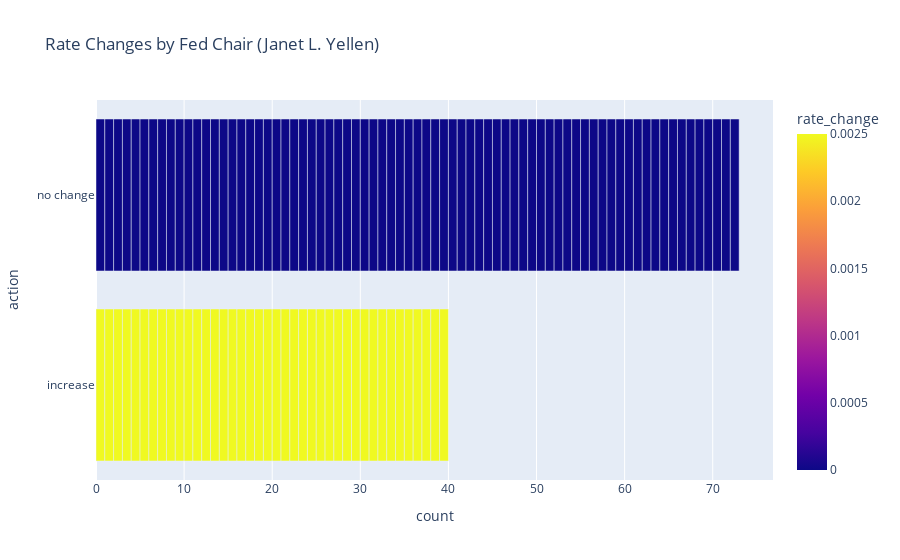

This figure's notebook cell:
### Code cell
fig = px.bar(yellen_df, y="action", color='rate_change', orientation='h',
             hover_data=["action", "rate_change"],
             height=400,
             title='Rate Changes by Fed Chair (Janet L. Yellen)')
fig.show()

### Figure 1 — Plotly figure (JSON) as saved in the notebook; plotly's stock layout.template omitted (floating-point values rounded to 4 significant figures)
{"data": [{"alignmentgroup": "True", "customdata": [[0.0025], [0.0025], [0.0025], [0.0025], [0.0025], [0.0025], [0.0025], [0.0025], [0.0025], [0.0025], [0.0025], [0.0025], [0.0025], [0], [0], [0], [0], [0], [0], [0], [0], [0], [0], [0], [0], [0], [0], [0], [0], [0], [0], [0], [0], [0], [0], [0], [0], [0], [0], [0], [0], [0], [0], [0], [0], [0], [0.0025], [0.0025], [0.0025], [0.0025], [0.0025], [0.0025], [0.0025], [0.0025], [0.0025], [0.0025], [0], [0], [0], [0], [0], [0], [0.0025], [0.0025], [0.0025], [0.0025], [0.0025], [0.0025], [0], [0], [0], [0], [0], [0], [0], [0], [0], [0.0025], [0.0025], [0.0025], [0.0025], [0.0025], [0], [0], [0], [0], [0], [0], [0], [0], [0], [0], [0], [0], [0], [0], [0], [0], [0], [0], [0], [0], [0], [0], [0], [0], [0.0025], [0.0025], [0.0025], [0.0025], [0.0025], [0.0025], [0]], "hovertemplate": "count=%{x}<br>action=%{y}<br>rate_change=%{marker.color}<extra></extra>", "legendgroup": "", "marker": {"color": [0.0025, 0.0025, 0.0025, 0.0025, 0.0025, 0.0025, 0.0025, 0.0025, 0.0025, 0.0025, 0.0025, 0.0025, 0.0025, 0, 0, 0, 0, 0, 0, 0, 0, 0, 0, 0, 0, 0, 0, 0, 0, 0, 0, 0, 0, 0, 0, 0, 0, 0, 0, 0, 0, 0, 0, 0, 0, 0, 0.0025, 0.0025, 0.0025, 0.0025, 0.0025, 0.0025, 0.0025, 0.0025, 0.0025, 0.0025, 0, 0, 0, 0, 0, 0, 0.0025, 0.0025, 0.0025, 0.0025, 0.0025, 0.0025, 0, 0, 0, 0, 0, 0, 0, 0, 0, 0.0025, 0.0025, 0.0025, 0.0025, 0.0025, 0, 0, 0, 0, 0, 0, 0, 0, 0, 0, 0, 0, 0, 0, 0, 0, 0, 0, 0, 0, 0, 0, 0, 0, 0.0025, 0.0025, 0.0025, 0.0025, 0.0025, 0.0025, 0], "coloraxis": "coloraxis", "pattern": {"shape": ""}}, "name": "", "offsetgroup": "", "orientation": "h", "showlegend": false, "textposition": "auto", "type": "bar", "x": [1, 1, 1, 1, 1, 1, 1, 1, 1, 1, 1, 1, 1, 1, 1, 1, 1, 1, 1, 1, 1, 1, 1, 1, 1, 1, 1, 1, 1, 1, 1, 1, 1, 1, 1, 1, 1, 1, 1, 1, 1, 1, 1, 1, 1, 1, 1, 1, 1, 1, 1, 1, 1, 1, 1, 1, 1, 1, 1, 1, 1, 1, 1, 1, 1, 1, 1, 1, 1, 1, 1, 1, 1, 1, 1, 1, 1, 1, 1, 1, 1, 1, 1, 1, 1, 1, 1, 1, 1, 1, 1, 1, 1, 1, 1, 1, 1, 1, 1, 1, 1, 1, 1, 1, 1, 1, 1, 1, 1, 1, 1, 1, 1], "xaxis": "x", "y": ["increase", "increase", "increase", "increase", "increase", "increase", "increase", "increase", "increase", "increase", "increase", "increase", "increase", "no change", "no change", "no change", "no change", "no change", "no change", "no change", "no change", "no change", "no change", "no change", "no change", "no change", "no change", "no change", "no change", "no change", "no change", "no change", "no change", "no change", "no change", "no change", "no change", "no change", "no change", "no change", "no change", "no change", "no change", "no change", "no change", "no change", "increase", "increase", "increase", "increase", "increase", "increase", "increase", "increase", "increase", "increase", "no change", "no change", "no change", "no change", "no change", "no change", "increase", "increase", "increase", "increase", "increase", "increase", "no change", "no change", "no change", "no change", "no change", "no change", "no change", "no change", "no change", "increase", "increase", "increase", "increase", "increase", "no change", "no change", "no change", "no change", "no change", "no change", "no change", "no change", "no change", "no change", "no change", "no change", "no change", "no change", "no change", "no change", "no change", "no change", "no change", "no change", "no change", "no change", "no change", "no change", "increase", "increase", "increase", "increase", "increase", "increase", "no change"], "yaxis": "y"}], "layout": {"autosize": true, "barmode": "relative", "coloraxis": {"colorbar": {"title": {"text": "rate_change"}}, "colorscale": [[0, "#0d0887"], [0.1111, "#46039f"], [0.2222, "#7201a8"], [0.3333, "#9c179e"], [0.4444, "#bd3786"], [0.5556, "#d8576b"], [0.6667, "#ed7953"], [0.7778, "#fb9f3a"], [0.8889, "#fdca26"], [1, "#f0f921"]]}, "legend": {"tracegroupgap": 0}, "title": {"text": "Rate Changes by Fed Chair (Janet L. Yellen)"}, "xaxis": {"anchor": "y", "autorange": true, "domain": [0, 1], "range": [0, 76.84], "title": {"text": "count"}, "type": "linear"}, "yaxis": {"anchor": "x", "autorange": true, "domain": [0, 1], "range": [-0.5, 1.5], "title": {"text": "action"}, "type": "category"}}}
